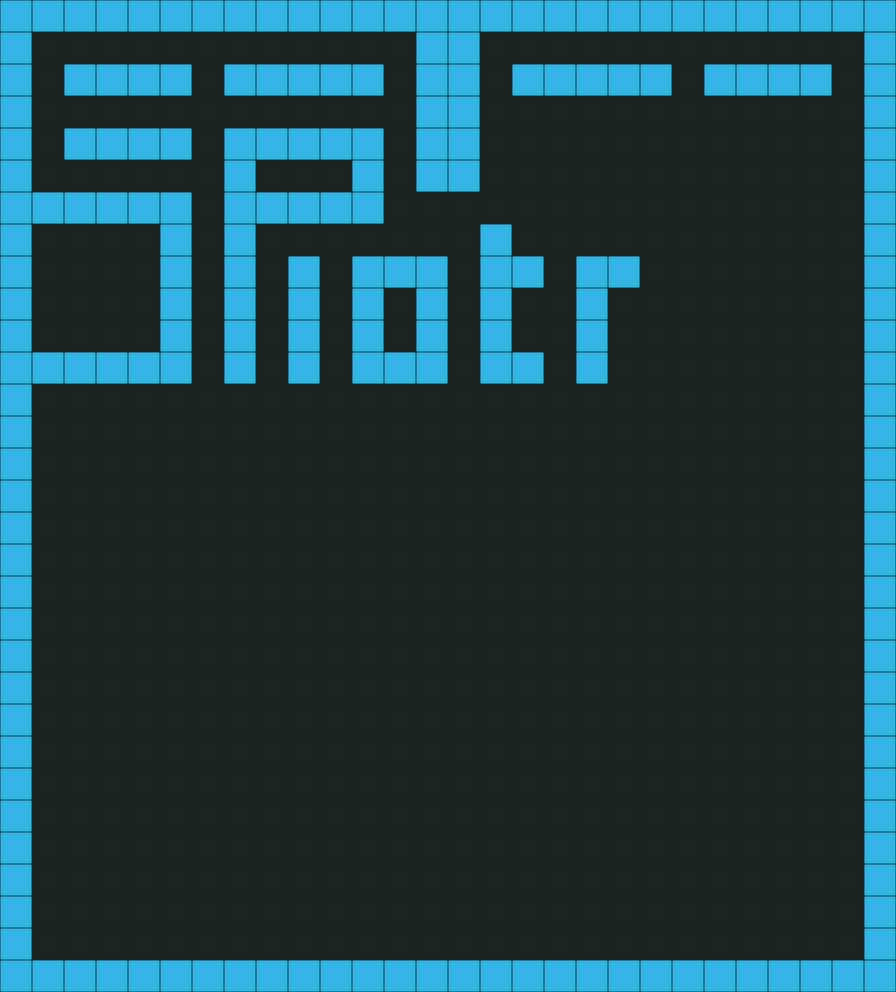

A 2D game scene composited from a Tiled map and its tileset images. What follows is a short description and the map's XML, with every tile layer's data as written:
An orthogonal 28x31 tile map with 32x32 px tiles, 1 tile layer (Tile Layer 1).

<map version="1.0" orientation="orthogonal" renderorder="right-down" width="28" height="31" tilewidth="32" tileheight="32" nextobjectid="1">
 <tileset firstgid="1" name="tiles" tilewidth="32" tileheight="32" tilecount="2">
  <image source="tiles.png" width="64" height="32" />
 </tileset>
 <layer name="Tile Layer 1" width="28" height="31">
  <data encoding="csv">
2,2,2,2,2,2,2,2,2,2,2,2,2,2,2,2,2,2,2,2,2,2,2,2,2,2,2,2,
2,1,1,1,1,1,1,1,1,1,1,1,1,2,2,1,1,1,1,1,1,1,1,1,1,1,1,2,
2,1,2,2,2,2,1,2,2,2,2,2,1,2,2,1,2,2,2,2,2,1,2,2,2,2,1,2,
2,1,1,1,1,1,1,1,1,1,1,1,1,2,2,1,1,1,1,1,1,1,1,1,1,1,1,2,
2,1,2,2,2,2,1,2,2,2,2,2,1,2,2,1,1,1,1,1,1,1,1,1,1,1,1,2,
2,1,1,1,1,1,1,2,1,1,1,2,1,2,2,1,1,1,1,1,1,1,1,1,1,1,1,2,
2,2,2,2,2,2,1,2,2,2,2,2,1,1,1,1,1,1,1,1,1,1,1,1,1,1,1,2,
2,1,1,1,1,2,1,2,1,1,1,1,1,1,1,2,1,1,1,1,1,1,1,1,1,1,1,2,
2,1,1,1,1,2,1,2,1,2,1,2,2,2,1,2,2,1,2,2,1,1,1,1,1,1,1,2,
2,1,1,1,1,2,1,2,1,2,1,2,1,2,1,2,1,1,2,1,1,1,1,1,1,1,1,2,
2,1,1,1,1,2,1,2,1,2,1,2,1,2,1,2,1,1,2,1,1,1,1,1,1,1,1,2,
2,2,2,2,2,2,1,2,1,2,1,2,2,2,1,2,2,1,2,1,1,1,1,1,1,1,1,2,
2,1,1,1,1,1,1,1,1,1,1,1,1,1,1,1,1,1,1,1,1,1,1,1,1,1,1,2,
2,1,1,1,1,1,1,1,1,1,1,1,1,1,1,1,1,1,1,1,1,1,1,1,1,1,1,2,
2,1,1,1,1,1,1,1,1,1,1,1,1,1,1,1,1,1,1,1,1,1,1,1,1,1,1,2,
2,1,1,1,1,1,1,1,1,1,1,1,1,1,1,1,1,1,1,1,1,1,1,1,1,1,1,2,
2,1,1,1,1,1,1,1,1,1,1,1,1,1,1,1,1,1,1,1,1,1,1,1,1,1,1,2,
2,1,1,1,1,1,1,1,1,1,1,1,1,1,1,1,1,1,1,1,1,1,1,1,1,1,1,2,
2,1,1,1,1,1,1,1,1,1,1,1,1,1,1,1,1,1,1,1,1,1,1,1,1,1,1,2,
2,1,1,1,1,1,1,1,1,1,1,1,1,1,1,1,1,1,1,1,1,1,1,1,1,1,1,2,
2,1,1,1,1,1,1,1,1,1,1,1,1,1,1,1,1,1,1,1,1,1,1,1,1,1,1,2,
2,1,1,1,1,1,1,1,1,1,1,1,1,1,1,1,1,1,1,1,1,1,1,1,1,1,1,2,
2,1,1,1,1,1,1,1,1,1,1,1,1,1,1,1,1,1,1,1,1,1,1,1,1,1,1,2,
2,1,1,1,1,1,1,1,1,1,1,1,1,1,1,1,1,1,1,1,1,1,1,1,1,1,1,2,
2,1,1,1,1,1,1,1,1,1,1,1,1,1,1,1,1,1,1,1,1,1,1,1,1,1,1,2,
2,1,1,1,1,1,1,1,1,1,1,1,1,1,1,1,1,1,1,1,1,1,1,1,1,1,1,2,
2,1,1,1,1,1,1,1,1,1,1,1,1,1,1,1,1,1,1,1,1,1,1,1,1,1,1,2,
2,1,1,1,1,1,1,1,1,1,1,1,1,1,1,1,1,1,1,1,1,1,1,1,1,1,1,2,
2,1,1,1,1,1,1,1,1,1,1,1,1,1,1,1,1,1,1,1,1,1,1,1,1,1,1,2,
2,1,1,1,1,1,1,1,1,1,1,1,1,1,1,1,1,1,1,1,1,1,1,1,1,1,1,2,
2,2,2,2,2,2,2,2,2,2,2,2,2,2,2,2,2,2,2,2,2,2,2,2,2,2,2,2
</data>
 </layer>
</map>